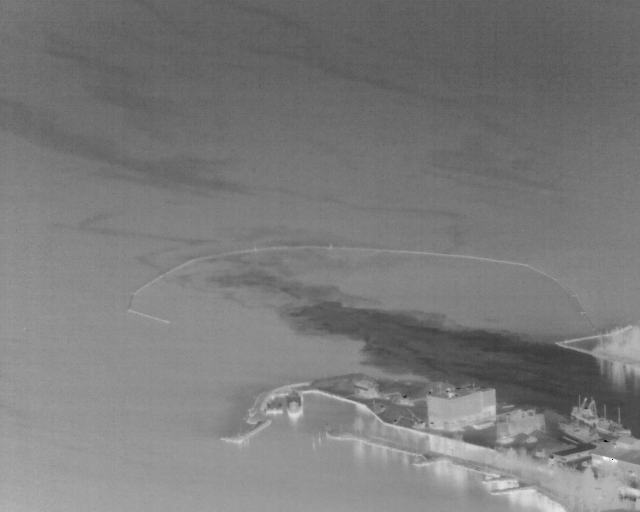
#> input picture Automatic Filtering/Images/thermal_1579043408_0_0.png, 640 x 512 px; its folder holds only this picture in this run
$ jupyter execute automatic_fitering_images.ipynb
#> lines starting #> are read from the running program, lines starting #| are printed output that depends on the picture; after the words box and inside, x2 and y2 are one past the last pixel; in counts of white or black regions, pixels touching at a corner belong together
[cell 1]
# imports
import cv2
import os  # to load the images from a folder
import numpy as np
import matplotlib.pyplot as plt

[cell 2]
# useful functions
def convertBlackAndWhite(image):
    # define a threshold
    thresh = np.mean(image) - 30

    # threshold the image
    img_binary = cv2.threshold(image, thresh, 255, cv2.THRESH_BINARY)[1]

    return img_binary

def saveBlackAndWhite(img_binary, folder, filename):
    # save image
    cv2.imwrite(os.path.join(folder,filename), img_binary)

def getNumPixels(image):
    return np.sum(image >= 0)

def getNumBlackPixels(image):
    return np.sum(image == 0)

def getPercentage(image):
    return (getNumBlackPixels(image)/getNumPixels(image))*100

def imageIsCorrect(image):
    percentage = getPercentage(image)
    return percentage >= 4 and percentage <= 23

[cell 3]
folder = 'Images'
folderSave = 'Save'
for filename in os.listdir(folder):
        img = cv2.imread(os.path.join(folder,filename), cv2.IMREAD_GRAYSCALE)
#> img is the input picture: shape (512, 640); min 0, max 251, mean 123.1
        # plt.imshow(img)
        img = img[240:500,270:]
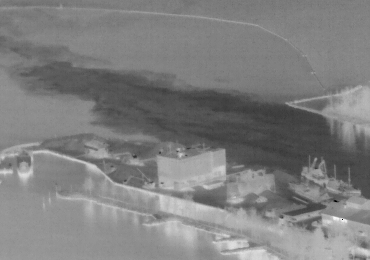
#> img: shape (260, 370); min 0, max 251, mean 126.9
        # plt.imshow(img)
        # plt.show()
        img_binary = convertBlackAndWhite(img)
#> in convertBlackAndWhite, `thresh = np.mean(image) - 30`: thresh = 96.95
#> in convertBlackAndWhite, `img_binary = cv2.threshold(image, thresh, 255, cv2.THRESH_BINARY)[1]`:
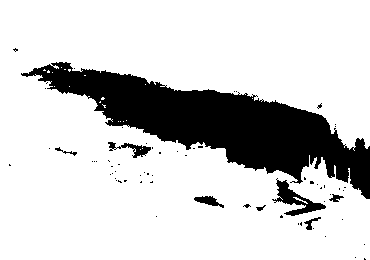
#> img_binary: shape (260, 370); 81.1% white; 67 black regions (59 under 20 px), largest, box (x1, y1, x2, y2) and area: (21, 62, 370, 199) 16711, (272, 178, 326, 216) 663, (108, 142, 151, 158) 250
        if (imageIsCorrect(img_binary)):
#> in imageIsCorrect, `percentage = getPercentage(image)`: percentage = 18.89
            saveBlackAndWhite(img_binary, folderSave, filename)

$ run again, on Automatic Filtering/Images/thermal_1579648028_0_0.png
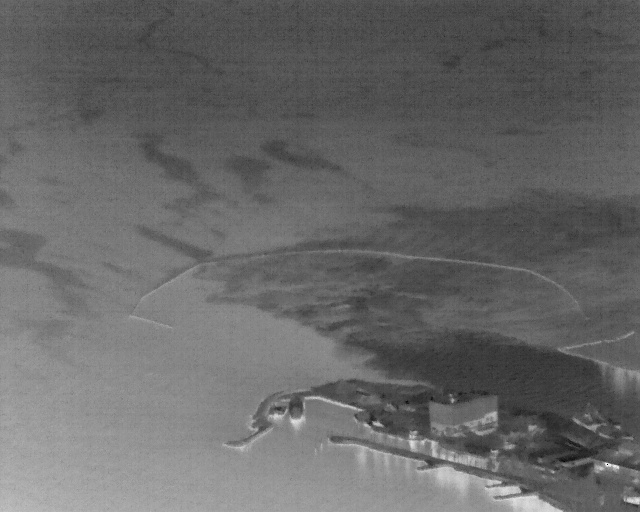
#> input picture Automatic Filtering/Images/thermal_1579648028_0_0.png, 640 x 512 px
#> img is the input picture: shape (512, 640); min 0, max 253, mean 103.4
#> `img = img[240:500,270:]`:
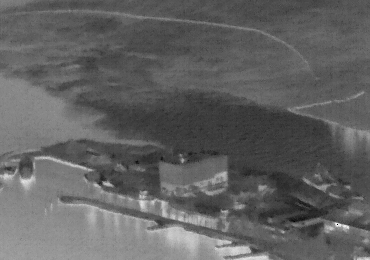
#> img: shape (260, 370); min 0, max 253, mean 97.5
#> thresh = 67.47
#> in convertBlackAndWhite, `img_binary = cv2.threshold(image, thresh, 255, cv2.THRESH_BINARY)[1]`:
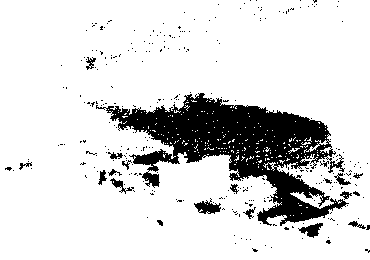
#> img_binary: shape (260, 370); 85.1% white; 303 black regions (283 under 20 px), largest, box (x1, y1, x2, y2) and area: (96, 93, 349, 226) 12529, (194, 198, 221, 214) 228, (298, 223, 323, 238) 186
#> percentage = 14.9

$ run again, on Automatic Filtering/Images/thermal_1579648928_0_0.png
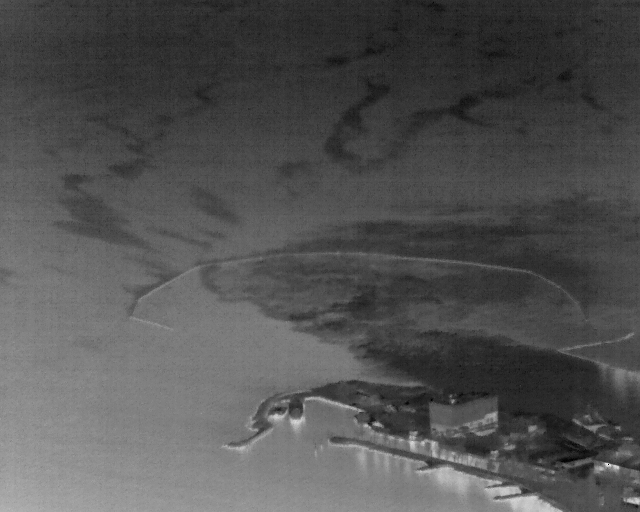
#> input picture Automatic Filtering/Images/thermal_1579648928_0_0.png, 640 x 512 px
#> img is the input picture: shape (512, 640); min 0, max 253, mean 82
#> `img = img[240:500,270:]`:
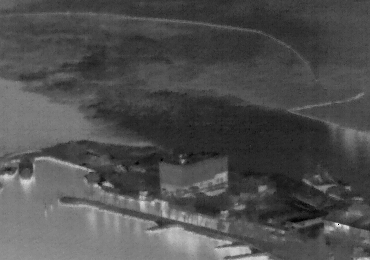
#> img: shape (260, 370); min 0, max 253, mean 78.7
#> thresh = 48.73
#> in convertBlackAndWhite, `img_binary = cv2.threshold(image, thresh, 255, cv2.THRESH_BINARY)[1]`:
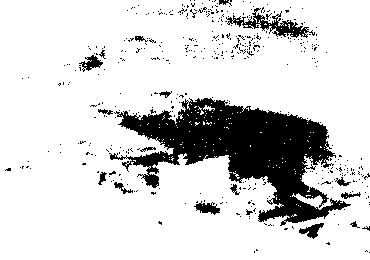
#> img_binary: shape (260, 370); 83.6% white; 434 black regions (416 under 20 px), largest, box (x1, y1, x2, y2) and area: (109, 98, 351, 226) 12813, (226, 8, 315, 38) 760, (194, 201, 220, 215) 193
#> percentage = 16.39

$ run again, on Automatic Filtering/Images/thermal_1579388768_0_0.png
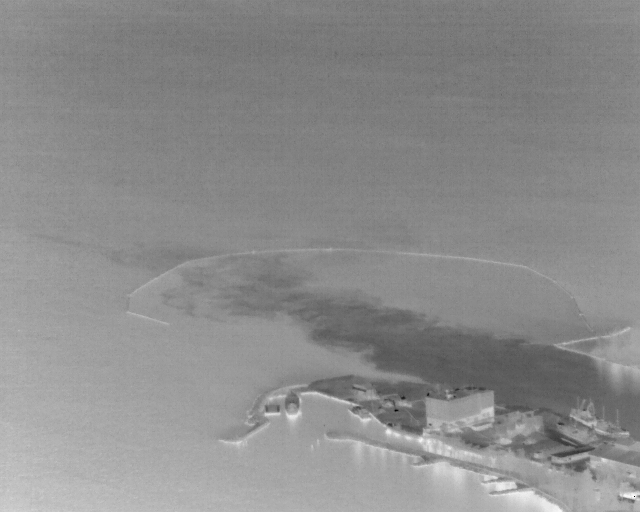
#> input picture Automatic Filtering/Images/thermal_1579388768_0_0.png, 640 x 512 px
#> img is the input picture: shape (512, 640); min 0, max 255, mean 139.9
#> `img = img[240:500,270:]`:
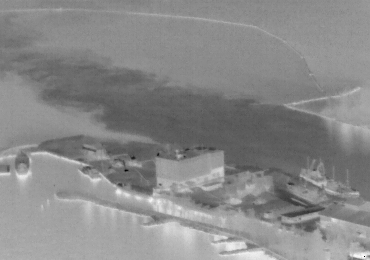
#> img: shape (260, 370); min 0, max 255, mean 136.8
#> thresh = 106.8
#> in convertBlackAndWhite, `img_binary = cv2.threshold(image, thresh, 255, cv2.THRESH_BINARY)[1]`:
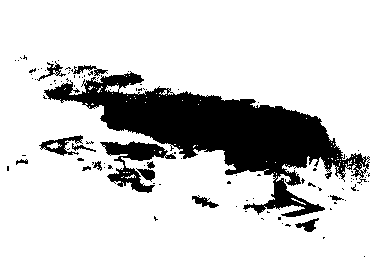
#> img_binary: shape (260, 370); 80.7% white; 108 black regions (94 under 20 px), largest, box (x1, y1, x2, y2) and area: (44, 71, 370, 217) 15409, (100, 141, 176, 193) 1429, (39, 135, 83, 156) 354
#> percentage = 19.28
